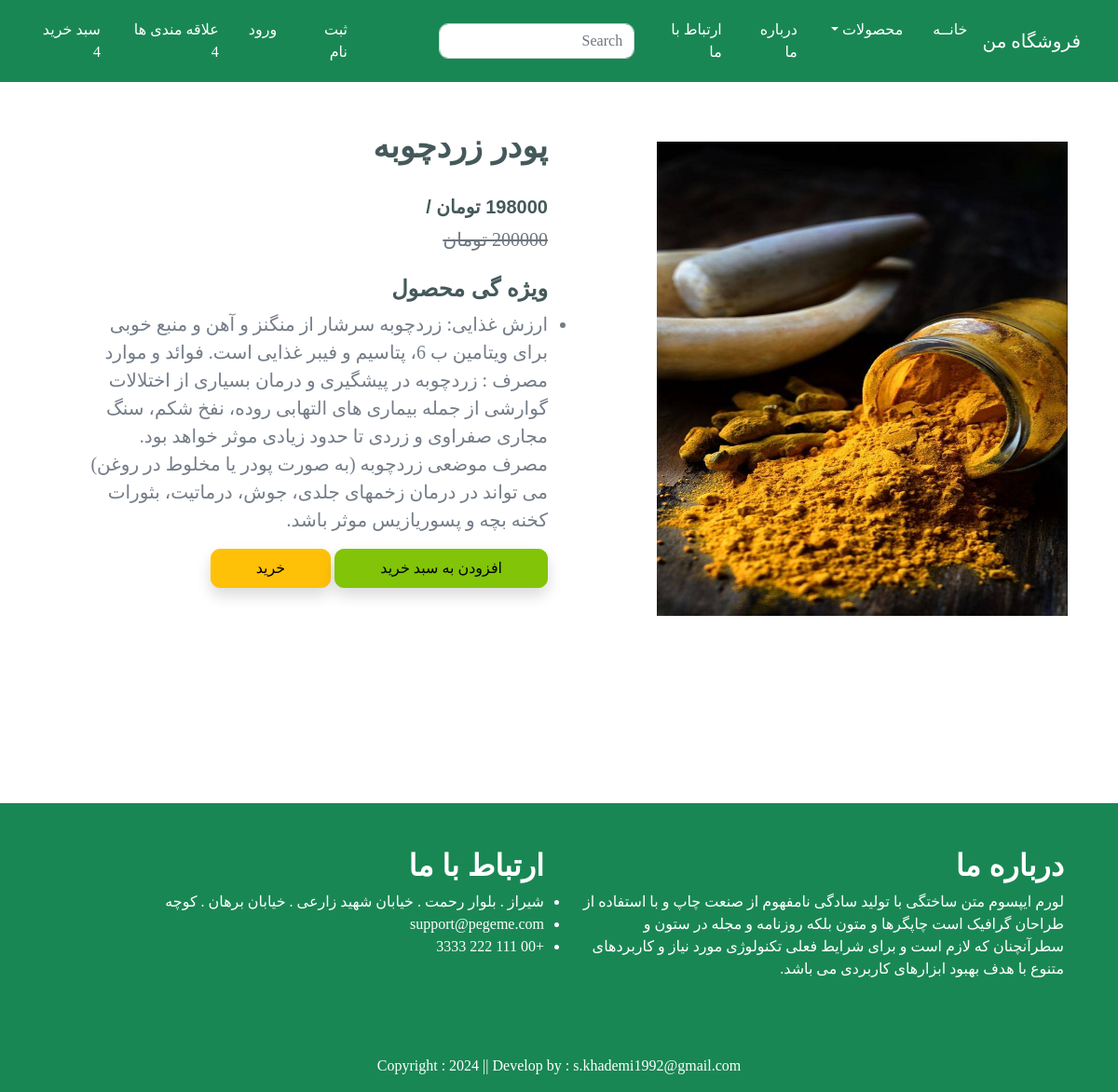
The app's page /product-detail/1, older data.
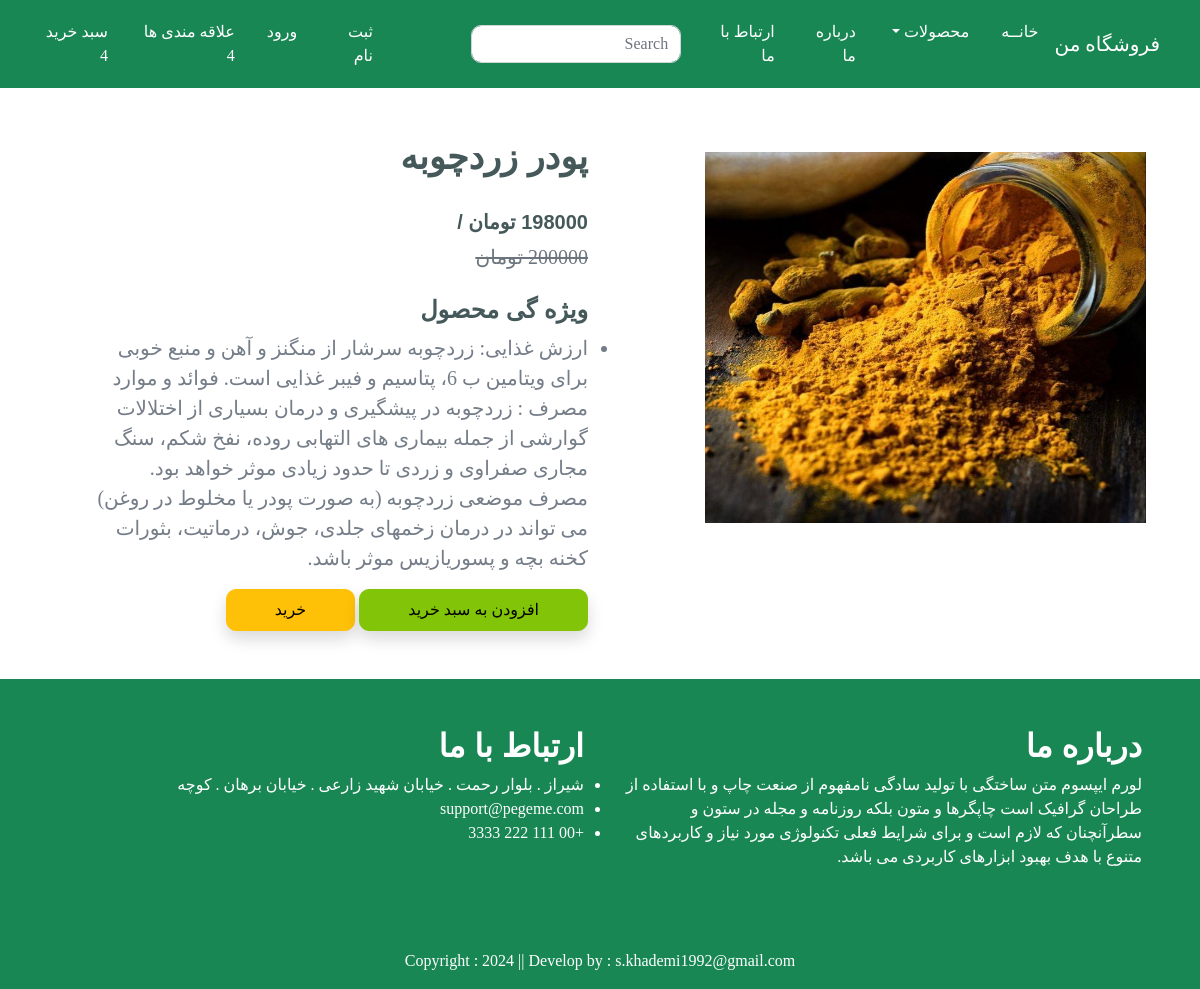
The same page, newer data.
### app/models.py (models this page shows, shortened)
class Product(models.Model):
    title = models.CharField(max_length=100)
    selling_price = models.DecimalField(default=0, decimal_places=0, max_digits=12)
    discounted_price = models.DecimalField(default=0, decimal_places=0, max_digits=12, null=True, blank=True)
    description = models.TextField()
    category = models.CharField(choices=CATEGORY_CHOICES, max_length=2)
    product_image = models.ImageField(upload_to='product')

### app/views.py (the view)
# urls.py: path('product-detail/<int:pk>', views.ProductDetail.as_view(), name='product-detail'),
class ProductDetail(View):
    def get(self, request, pk):
        product = Product.objects.get(pk=pk)
        return render(request, 'app/product-detail.html', locals())

### app/templates/app/product-detail.html (shortened to what this page needs)
{% extends 'app/base.html' %}
{% load static %}
{% load humanize %}
{% block main-content %}
    <div class="container py-5">
        <div class="row flex justify-content-between">
            <div class="img2 col-lg-5">
                <img src="{{ product.product_image.url }}" class="image col-xs-6 col-sm-12 col-lg-12 mt-3 text-sm-center w-100 h-75" alt="">
            </div>
            <div class="productdetail col-lg-6">
                <h1 style="font-size: 35px;">{{ product.title }}</h1>
                <br>
                <h5 >{{ product.discounted_price }} تومان /</h5>
                <small class="text-decoration-line-through text-muted fs-5"><del>{{ product.selling_price }} تومان</del></small>
                <br><br>
                <h4>ویژه گی محصول</h4>
                <ul class="fs-5">
                    <li>{{ product.description }}</li>
                </ul>
                <form action="/add-to-cart" class="d-inline">
                    <button type="submit" class="btn btn-primary shadow px-5 py-2">افزودن به سبد خرید</button>
                </form>
                <a href="{% url 'showcart' %}" class="btn btn-warning shadow px-5 py-2 ms-4">خرید</a>
            </div>
        </div>
    </div>
{% endblock main-content %}

Row changes from the older to the newer data that the page shows:
changed Product "پودر زردچوبه": product_image: a different picture
